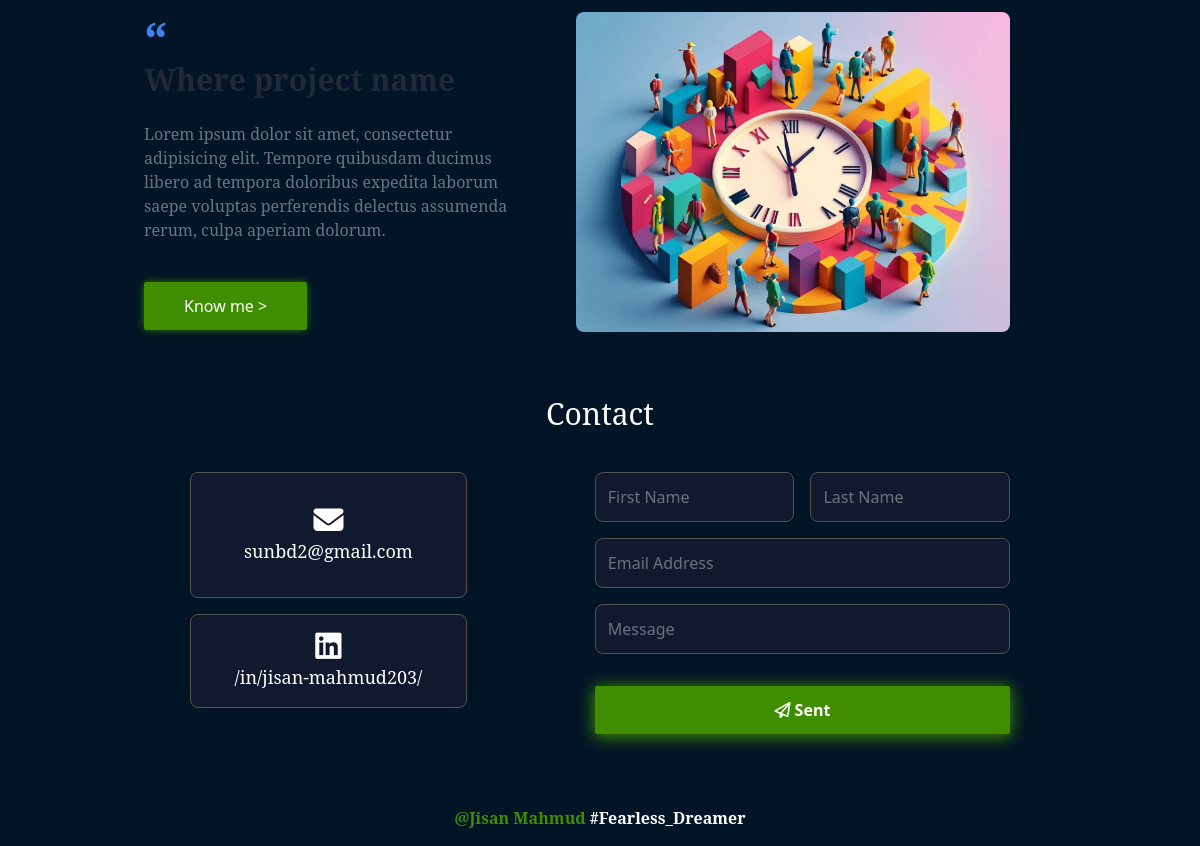
Before: / (lower part) with the older database file.
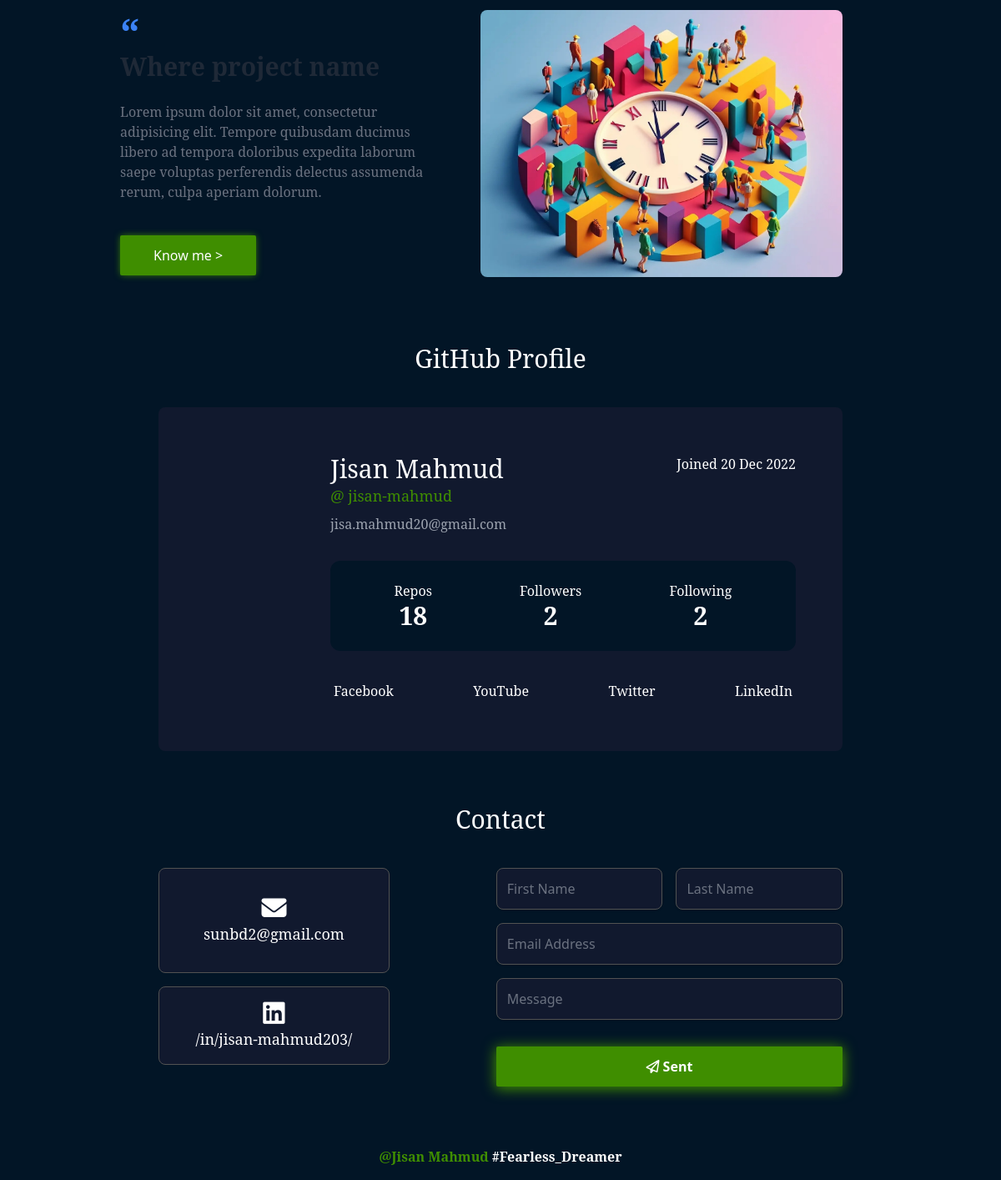
After: the same page with the newer database file.
### home/models.py (models this page shows, shortened)
class Project(models.Model):
    user = models.ForeignKey(Basic_info, on_delete= models.CASCADE)
    title = models.TextField(max_length= 100)
    image = models.ImageField(upload_to= 'image/project/')
    description = models.TextField()
    live_link = models.URLField(max_length= 100, blank= True)
    github_repo_link = models.URLField(max_length= 100, blank= True)

class SingletonModel(models.Model):
    class Meta:
        abstract = True

class Basic_info(SingletonModel):
    name = models.CharField(max_length= 60)
    image = models.ImageField(upload_to= 'image/')
    about = models.TextField()
    email = models.EmailField(max_length= 100)
    linkedin = models.URLField(max_length= 50)
    github = models.URLField(max_length= 50)
    facebook = models.URLField(max_length= 50)

class GithubInfo(models.Model):
    name = models.CharField(max_length= 100)
    image = models.ImageField(upload_to= 'image/github')
    username = models.CharField(max_length= 50)
    bio = models.CharField(max_length= 100, blank= True, null= True)
    joining_date = models.CharField(max_length= 50)
    repos = models.IntegerField()
    followers = models.IntegerField()
    following = models.IntegerField()

### home/views.py (the view, shortened to what this page needs)
# urls.py: path('', Home.as_view(), name='home')
class Home(View):
    def get(self, request, *args, **kwargs):
        basic_info = Basic_info.objects.get(pk=1)
        skills = Skill.objects.all()
        projects = Project.objects.all()
        context = {
            'basic_info': basic_info,
            'skills': skills,
            'projects': projects,
        }
        github_info = GithubInfo.objects.filter(pk=1)
        if github_info.exists:
            context['github_profile'] = github_info.first()
        return render(request, 'home/index.html', context = context)

### home/templates/home/index.html (shortened to what this page needs)
{% extends "base.html" %}
{% load static %}
{% block content %}
    {% if projects %}
    <div id="projects">
        {% for project in projects %}
          {% if not project.id|divisibleby:2 %}
            <div class="lg:-mx-6 mt-14 mb-14 lg:flex lg:items-center delay-[300ms] duration-[600ms] taos:translate-x-[100%] taos:invisible" data-taos-offset="300">
                <img class="object-cover object-center lg:w-1/2 lg:mx-6 w-full h-80 rounded-lg lg:h-[20rem]" src="{{project.image.url}}" alt="">
                <div class="mt-8 lg:w-1/2 lg:px-6 lg:mt-0">
                    <p class="text-5xl font-semibold text-blue-500 ">“</p>
                    <h1 class="text-2xl font-semibold text-gray-800 dark:text-white lg:text-3xl lg:w-96">
                        {{project.title}}
                    </h1>
                    <p class="max-w-lg mt-6 text-gray-500 dark:text-gray-400 ">
                        {{project.description}}
                    </p>
                    <button id="shadow2" class="bg-[#3F8E00] sm:rounded-sm rounded-md font-medium sm:pl-10 pl-5 sm:pr-10 pr-5 sm:pt-3 pt-2 sm:pb-3 pb-2 sm:mt-10 mt-8">Know me ></button>
                </div>
            </div>
          {% else %}
            <div class="lg:-mx-6 mt-14 mb-14 lg:flex flex-row-reverse lg:items-center delay-[300ms] duration-[600ms] taos:translate-x-[-100%] taos:invisible" data-taos-offset="300">
                <img class="object-cover object-center lg:w-1/2 lg:mx-6 w-full h-80 rounded-lg lg:h-[20rem]" src="{% static 'images/project.jpg' %}" alt="">
                <div class="mt-8 lg:w-1/2 lg:px-6 lg:mt-0">
                    <p class="text-5xl font-semibold text-blue-500 ">“</p>
                    <h1 class="text-2xl font-semibold text-gray-800 dark:text-white lg:text-3xl lg:w-96">
                        Where project name
                    </h1>
                    <p class="max-w-lg mt-6 text-gray-500 dark:text-gray-400 ">
                        Lorem ipsum dolor sit amet, consectetur adipisicing elit. Tempore quibusdam ducimus libero ad
                        tempora doloribus expedita laborum saepe voluptas perferendis delectus assumenda rerum, culpa
                        aperiam dolorum.
                    </p>
                    <button id="shadow2" class="bg-[#3F8E00] sm:rounded-sm rounded-md font-medium sm:pl-10 pl-5 sm:pr-10 pr-5 sm:pt-3 pt-2 sm:pb-3 pb-2 sm:mt-10 mt-8">Know me ></button>
                </div>
            </div>
          {% endif %}
        {% endfor %}
    </div>
    {% endif %}
    {% if github_profile %}
    <div id="github_profile" class="mt-20">
        <h1 class="text-3xl text-center mb-10">GitHub Profile</h1>
        <div class="flex md:gap-6 lg:gap-8 gap-3 bg-[#241f3775] md:p-14 p-6 rounded-lg justify-center duration-[600ms] taos:[transform:perspective(2500px)_rotateX(100deg)] taos:invisible taos:[backface-visibility:hidden]" data-taos-offset="100">
        <div class="w-2/12 hidden sm:block">
        </div>
        <div class="sm:w-10/12 w-full">
            <div class="sm:flex flex-row justify-between">
                <div>
                    <div class="flex items-center gap-3">
                        <div class="w-full">
                            <h1 class="text-xl sm:text-2xl md:text-3xl">{{github_profile.name}}</h1>
                            <a href="#" class="text-sm sm:text-base md:text-lg">@ {{github_profile.username}}</a>
                        </div>
                    </div>
                    <p class="mt-2 text-gray-400 sm:text-base text-xs">{{github_profile.bio}}</p>
                </div>
                <div>
                    <span class="sm:text-base text-xs">Joined {{github_profile.joining_date}}</span>
                </div>
            </div>
            <div class="flex items-end justify-around text-center rounded-xl md:mt-8 md:mb-8 mt-6 mb-6 md:p-6 sm:3 p-2 bg-[#021526]">
                <div class="">
                    <span class="sm:text-base text-sm">Repos</span><br>
                    <b class="md:text-3xl sm:text-xl text-base p-0">{{github_profile.repos}}</b>
                </div>
                <div class="">
                    <span class="sm:text-base text-sm">Followers</span><br>
                    <b class="md:text-3xl sm:text-xl text-base p-0">{{github_profile.followers}}</b>
                </div class="">
                <div class="!text-sm">
                    <span class="sm:text-base text-sm">Following</span><br>
                    <b class="md:text-3xl sm:text-xl text-base p-0">{{github_profile.following}}</b>
                </div>
            </div>
            <ul class="flex flex-wrap justify-center sm:text-base text-sm sm:justify-between gap-4 p-1">
                <li class="">Facebook</li>
                <li class="">YouTube</li>
                <li class="">Twitter</li>
                <li class="">LinkedIn</li>
            </ul>
        </div>
        </div>
    </div>
    {% endif %}
    <div class="mt-16">
        <h1 class="text-3xl text-center mb-6">Contact</h1>
        <div class="flex sm:flex-row flex-col-reverse lg:gap-32 sm:gap-14 gap-6 delay-[300ms] duration-[600ms] taos:translate-x-[-200px] taos:opacity-0" data-taos-offset="100">
            <div class="sm:w-2/5 mt-4 mt-b text-center">
                <div class="rounded-lg bg-[#241f3775] border border-neutral-600 p-8">
                    <i class="fa-solid fa-envelope text-3xl"></i>
                    <p class="lg:text-lg break-words">{{basic_info.email}}</p>
                </div>
                <div class="rounded-lg bg-[#241f3775] border border-neutral-600 mt-4 mb-4 p-4">
                    <i class="fa-brands fa-linkedin text-3xl"></i>
                    <p class="lg:text-lg">{{basic_info.linkedin|slice:"24:"}}</p>
                </div>
            </div>
            <div id="contact" class="sm:w-3/5 delay-[300ms] duration-[600ms] taos:translate-x-[200px] taos:opacity-0" data-taos-offset="100">
                <form class="text-white" method="POST">
                    <div class="flex mt-4 mb-4 gap-4">
                        <input name="first_name" class="w-full p-3 rounded-lg focus:outline-none shadow bg-[#241f3775] border border-neutral-600" type="text" placeholder="First Name">
                        <input name="last_name" class="w-full p-3 rounded-lg focus:outline-none shadow bg-[#241f3775] border border-neutral-600" type="text" placeholder="Last Name">
                    </div>
                    <div class="mt-4 mb-4">
                        <input name="email" class="w-full p-3 rounded-lg focus:outline-none shadow bg-[#241f3775] border border-neutral-600" type="email" placeholder="Email Address">
                    </div>
                    <div class="mt-4 mb-4">
                        <input name="message" class="w-full p-3 rounded-lg focus:outline-none shadow bg-[#241f3775] border border-neutral-600" type="text" placeholder="Message">
                    </div>
                    <button id="shadow" class="bg-[#3F8E00] w-full p-3 mt-4 mb-4 sm:text-base text-sm sm:rounded-sm rounded-md font-bold" type="submit"><i class="fa-regular fa-paper-plane"></i> Sent</button>
                </form>
            </div>
        </div>
    </div>
{% endblock %}

### templates/base.html (shortened to what this page needs)
{% load static tailwind_tags %}
{% load static %}
{% load  compress %}
<!DOCTYPE html>
<html lang="en">
<head>
    {% tailwind_css %}
    <link rel="stylesheet" href="{% static 'css/style.css' %}">
    <link rel="stylesheet" type='text/css' href="https://cdn.jsdelivr.net/gh/devicons/devicon@latest/devicon.min.css" />
</head>
<body>
    <main class="md:w-9/12 m-auto p-10 text-white">
       {% block content %}
       {% endblock %}
    </main>
    <footer>
        <div class="text-center font-bold m-4 text-white">
            <a href="https://www.linkedin.com/in/jisan-mahmud203/">@Jisan Mahmud </a>
            <span>#Fearless_Dreamer</span>
        </div>
    </footer>
</body>
</html>

### static/css/style.css (style rules this page uses)
html { scroll-behavior: smooth !important; }
body { background-color: #021526; }
a { color: #3F8E00 !important; }
#shadow { box-shadow: 0px 2px 16px 1px #3F8E00; }
#shadow2 { box-shadow: 0px 0px 9px -1px #3F8E00; }

Changed rows visible on the page:
added GithubInfo: name "Jisan Mahmud", username "jisan-mahmud", bio "jisa.mahmud20@gmail.com", joining_date "20 Dec 2022", repos "18", followers "2", following "2"
Other visible differences:
text now shown: "GitHub Profile @ Joined Repos Followers Following Facebook YouTube Twitter LinkedIn"
